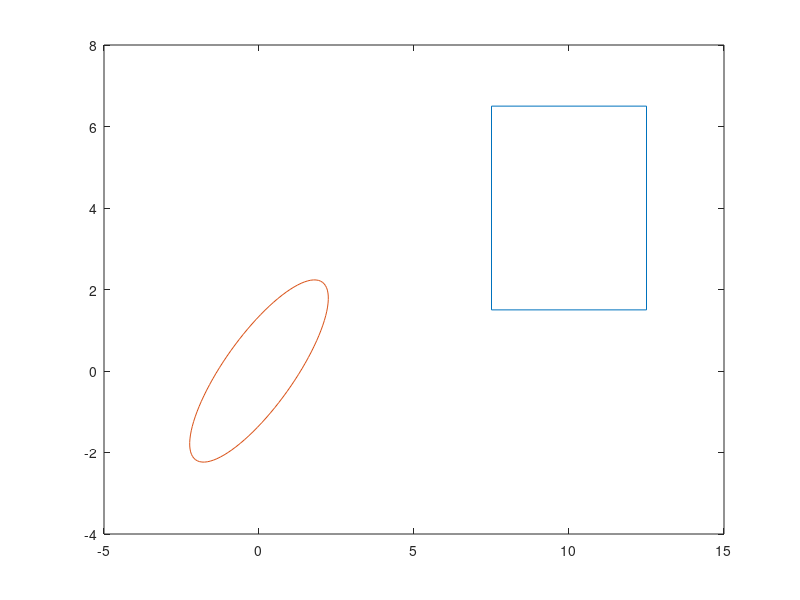

Here is the MATLAB script that generated this plot: (Note: this script raises an error after producing the figure.)
clc; clear;
r1 = 5;
x1 = [10 4];
ConfMatrix = [2 1; 1 2];
N = 100;

Square(1, 1) = x1(1) + r1/2;
Square(2, 1) = x1(2) + r1/2;
Square(1, 2) = x1(1) - r1/2;
Square(2, 2) = x1(2) + r1/2;
Square(1, 3) = x1(1) - r1/2;
Square(2, 3) = x1(2) - r1/2;
Square(1, 4) = x1(1) + r1/2;
Square(2, 4) = x1(2) - r1/2;


Ellips(1, N) = 0;
Ellips(2, N) = 0;
for i = 1 : N
    Ellips(1, i) = cos(i * 2*pi/N);
    Ellips(2, i) = sin(i * 2*pi/N);
end

for i = 1 : N
    x(1) = Ellips(1, i);
    x(2) = Ellips(2, i); 
    x = x * ConfMatrix;
    Ellips(1, i) = x(1);
    Ellips(2, i) = x(2);
end

minIndEllips = 1;
for i = 2 : N
    if Ellips(2,i) < Ellips(2,minIndEllips) - 1e-5
        minIndEllips = i;
    else
        if Ellips(2,i) == Ellips(2,minIndEllips)
            if Ellips(1,i) < Ellips(1,minIndEllips)
                minIndEllips = i;
            end
        end
    end
end

minIndSquare = 3;

Square = circshift(Square, -minIndSquare + 1, 2);
Ellips = circshift(Ellips, -minIndEllips + 1, 2);

Square(1, 5) = Square(1,1);
Square(2, 5) = Square(2,1);
Ellips(1, N+1) = Ellips(1,1);
Ellips(2, N+1) = Ellips(2,1);

plot (Square(1,:), Square(2,:));
hold on;
plot(Ellips(1,:), Ellips(2,:));

Sum(1, 1) = Square(1, 1) + Ellips(1, 1);
Sum(2, 1) = Square(2, 1) + Ellips(2, 1);
Sum(1,N+5) = Sum(1,1);
Sum(2,N+5) = Sum(2,1);

m = 2;
n = 2;
for i = 2 : N+5
    if m <= size(Square,2)
        edge1 = Square(:, m) - Square(:, m-1);
        angle1 = getAngle(edge1);
    else 
        angle1  = 2*pi;
    end
    if n <= size(Ellips, 2)
        edge2 = Ellips(:, n) - Ellips(:, n-1);
        angle2 = getAngle(edge2);
    else 
        angle2 = 2 * pi;
    end
    if angle1 < angle2
        Sum(:,i) = Sum(:,i-1) + edge1;
        m = m + 1;
    else 
        Sum(:,i) = Sum(:,i-1) + edge2;
        n = n + 1;
    end
end

plot(Sum(1,:), Sum(2,:));
hold off;
axis equal;

function angle = getAngle(vect)
    if (abs(vect(1)) < 1e-5 && vect(2) > 0) 
        angle = pi/2;
    else
        if (abs(vect(1)) < 1e-5 && vect(2) < 0)
            angle = 3 * pi / 2;
        else
            if (abs(vect(2)) < 1e-5 && vect(1) > 0)
                angle = 0;
            else
                if (abs(vect(2)) < 1e-5 && vect(1) < 0)
                    angle = pi;
                else
                    tan = vect(2)/vect(1);
                    angle = atan(tan);
                    if vect(1) < 0
                        angle = angle + pi;
                    else
                        if vect(2) < 0
                            angle = angle + 2*pi;
                        end
                    end
                end
            end
        end
    end
end
    